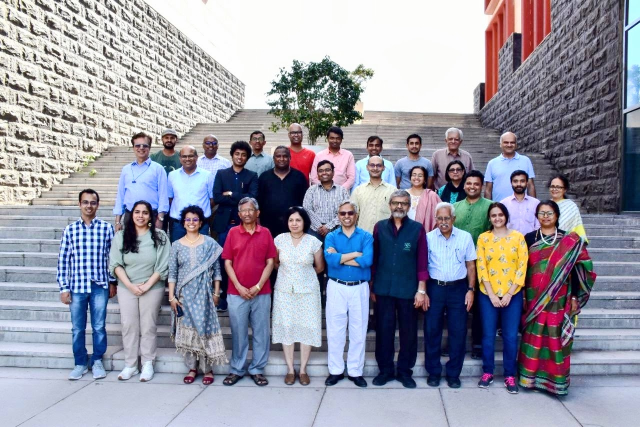
#> input picture 5_Plaksha_Faculty.jpg, 1280 x 854 px (shown at 1/2 size)
$ jupyter execute gitanjali_lab5.ipynb
#> lines starting #> are read from the running program, lines starting #| are printed output that depends on the picture; after the words box and inside, x2 and y2 are one past the last pixel; in counts of white or black regions, pixels touching at a corner belong together
#### Instructions
###### Follow the instructions given in comments prefixed with ## and write your code below that.
###### Also fill the partial code in given blanks.
###### Don't make any changes to the rest part of the codes

### Answer the questions given at the end of this notebook within your report.

### You would need to submit your GitHub repository link. Refer to the PDF document for the instructions and details.

[cell 1]
# [5 lines of commented-out code are left out]
import cv2
import numpy as np
import matplotlib.pyplot as plt
from sklearn.cluster import KMeans
from scipy.spatial import distance
from matplotlib.offsetbox import OffsetImage, AnnotationBbox

[cell 2]
## Reading the image plaksha_Faculty.jpg
im_plaksha = cv2.imread('5_Plaksha_Faculty.jpg')
#> im_plaksha is the input picture: shape (854, 1280, 3); mean B, G, R 162.4, 149, 149.2
## Convert the image to grayscale
im_g_plaksha = cv2.cvtColor(im_plaksha,cv2.COLOR_BGR2GRAY)
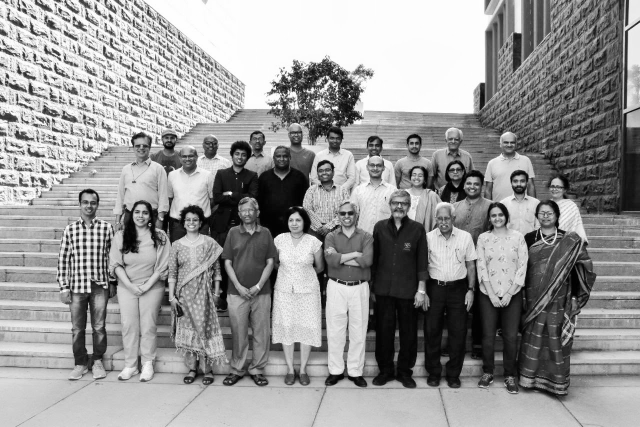
#> im_g_plaksha: shape (854, 1280) (shown at 1/2 size); min 0, max 255, mean 150.6

# Loading the required haar-cascade xml classifier file
face_cascade = cv2.CascadeClassifier(cv2.data.haarcascades + 'haarcascade_frontalface_default.xml')

# Applying the face detection method on the grayscale image.
## Change the parameters for better detection of faces in your case.
faces_rect = face_cascade.detectMultiScale(im_g_plaksha, 1.05, 4, minSize=(25,25), maxSize=(50,50))
#> faces_rect = 30 rows, first 6: [322, 263, 33, 33], [654, 265, 31, 31], [500, 266, 30, 30], [892, 267, 31, 31], [409, 277, 28, 28], [812, 274, 34, 34]

# Define the text and font parameters
text = "Detecting Face" ## The text you want to write
font = cv2.FONT_HERSHEY_SIMPLEX  ## Font type
font_scale = 1.5  ## Font scale factor
font_color = (0,0,255)  ## Text color in BGR format (here, it's red)
font_thickness = 200 ## Thickness of the text


# Iterating through rectangles of detected faces
for (x, y, w, h) in faces_rect:
    cv2.rectangle(im_plaksha, (x, y), (x+w, y+h), (0, 0, 255), 2)
    # Use cv2.putText to add the text to the image, Use text, font, font_scale, font_color, font_thickness here
    cv2.putText(im_plaksha,text,(50,50),font,font_scale,font_color,font_thickness)
#> this loop made 30 passes
#> (x, y, w, h) on passes 1 to 12: (322, 263, 33, 33), (654, 265, 31, 31), (500, 266, 30, 30), (892, 267, 31, 31), (409, 277, 28, 28), (812, 274, 34, 34), (464, 296, 33, 33), (632, 328, 34, 34), (819, 337, 33, 33), (570, 426, 39, 39), (576, 253, 32, 32), (1003, 273, 32, 32)
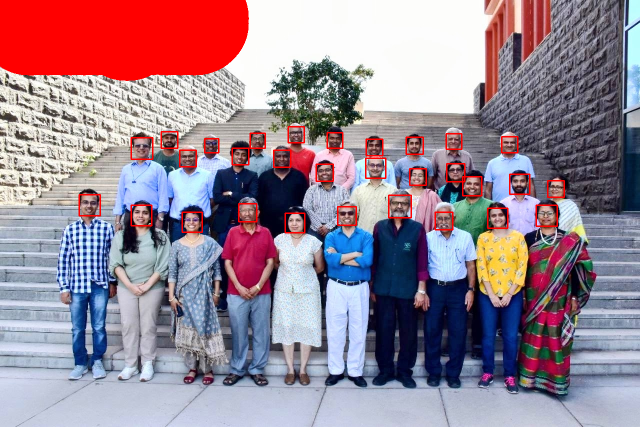
#> im_plaksha: shape (854, 1280, 3) (shown at 1/2 size); 7.82% of pixels changed, all inside (x1, y1, x2, y2) = (0, 0, 1130, 467)

## Display the image and window title should be "Total number of face detected are #"
cv2.imshow('plaksha',im_plaksha)
cv2.waitKey(0)
cv2.destroyAllWindows()

[cell 3]
from matplotlib.offsetbox import OffsetImage, AnnotationBbox
# Extract face region features (Hue and Saturation)
img_hsv = cv2.cvtColor(im_plaksha,cv2.COLOR_BGR2HSV) ## call the img and convert it from BGR to HSV and store in img_hsv
#> img_hsv: shape (854, 1280, 3); mean H, S, V 84.2, 86.5, 176.3
hue_saturation = []
face_images = []  # To store detected face images

for (x, y, w, h) in faces_rect:
    face = img_hsv[y:y + h, x:x + w]
    hue = np.mean(face[:, :, 0])
    saturation = np.mean(face[:, :, 1])
    hue_saturation.append((hue, saturation))
    face_images.append(face)
#> this loop made 30 passes
#> (x, y, w, h, hue, saturation) on passes 1 to 12: (322, 263, 33, 33, 59.29, 121.7), (654, 265, 31, 31, 50.4, 133.1), (500, 266, 30, 30, 34.12, 118.3), (892, 267, 31, 31, 81.31, 108.2), (409, 277, 28, 28, 108, 121.1), (812, 274, 34, 34, 62.79, 116.9), (464, 296, 33, 33, 42.56, 134.3), (632, 328, 34, 34, 81.22, 114.8), (819, 337, 33, 33, 36.69, 114.4), (570, 426, 39, 39, 55.81, 115.3), (576, 253, 32, 32, 78.22, 99.11), (1003, 273, 32, 32, 51.71, 106.9)
#> after the loop, face_images = 30 items; hue_saturation = 30 pairs, first value 23.14 to 120.8, second value 80.77 to 134.3

hue_saturation = np.array(hue_saturation)

## Perform k-Means clustering on hue_saturation and store in kmeans
kmeans = KMeans(n_clusters=2,random_state=42,n_init=25)
kmeans.fit(hue_saturation)
centroids = kmeans.cluster_centers_
labels = kmeans.labels_

# Create a figure and axis
fig, ax = plt.subplots(figsize=(12, 6))

# Plot the clustered faces with custom markers
for i, (x,y,w,h ) in enumerate(faces_rect):
    im = OffsetImage(cv2.cvtColor(cv2.resize(face_images[i], (20, 20)), cv2.COLOR_HSV2RGB))
    ab = AnnotationBbox(im, (hue_saturation[i, 0], hue_saturation[i, 1]), frameon=False, pad=0)
    ax.add_artist(ab)
    plt.plot(hue_saturation[i, 0], hue_saturation[i, 1])


## Put x label
plt.xlabel("Hue")
## Put y label
plt.ylabel('Saturation')
## Put title
plt.title('Feature-based Clustering into two classes using k-means')
## Put grid
plt.grid()
## show the plot
plt.show()
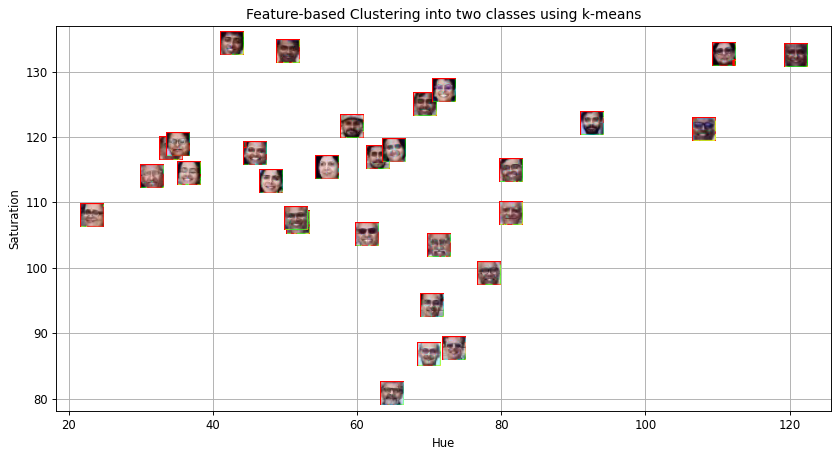
#> figure drawn by matplotlib, 1 panel

[cell 4]
# Create an empty list to store legend labels
legend_labels = []

# Create lists to store points for each cluster
cluster_0_points = []
cluster_1_points = []

# Your code for scatter plot goes here
fig, ax = plt.subplots(figsize=(12, 6))
for i, (x, y, w, h) in enumerate(faces_rect):
    if kmeans.labels_[i] == 0:
        cluster_0_points.append((hue_saturation[i, 0], hue_saturation[i, 1]))
    else:
        cluster_1_points.append((hue_saturation[i, 0], hue_saturation[i, 1]))
#> after the loop, cluster_0_points = [(59.29, 121.7), (50.4, 133.1), (34.12, 118.3), (62.79, 116.9), (42.56, 134.3), (36.69, 114.4), (55.81, 115.3), (51.71, 106.9), (45.8, 117.5), (23.14, 108), (31.55, 113.9), (48.03, 113.2), (51.53, 107.6), (61.3, 105.1), (65.06, 117.9), (35.11, 118.8)]; cluster_1_points = [(81.31, 108.2), (108, 121.1), (81.22, 114.8), (78.22, 99.11), (69.39, 125), (120.8, 132.5), (110.9, 132.6), (72, 127.1), (69.96, 86.68), (92.49, 122), (70.27, 94.28), (71.27, 103.4), (73.39, 87.63), (64.75, 80.77)]


cluster_0_points = np.array(cluster_0_points)
#> cluster_0_points = 16 rows, first 8: [59.29, 121.7], [50.4, 133.1], [34.12, 118.3], [62.79, 116.9], [42.56, 134.3], [36.69, 114.4], [55.81, 115.3], [51.71, 106.9]
# Plot points for cluster 0 in green
plt.scatter(cluster_0_points[:,0],cluster_0_points[:,1],color='g')


cluster_1_points = np.array(cluster_1_points)
#> cluster_1_points = 14 rows, first 8: [81.31, 108.2], [108, 121.1], [81.22, 114.8], [78.22, 99.11], [69.39, 125], [120.8, 132.5], [110.9, 132.6], [72, 127.1]
# Plot points for cluster 1 in blue
plt.scatter(cluster_1_points[:,0],cluster_1_points[:,1],color='b')

# Calculate and plot centroids
centroid_0 = kmeans.cluster_centers_[0]
centroid_1 = kmeans.cluster_centers_[1]

# Plot both the centroid for cluster 0 and cluster 1
plt.scatter(centroid_0[0], centroid_0[1], color='black', marker='x', s=200)
plt.scatter(centroid_1[0],centroid_1[1],color='black',marker = 'x')

plt.xlabel("Hue")
plt.ylabel("Saturation")
plt.title("K-Means Clustering in Hue-Saturation Space")
plt.legend(["Cluster 0", "Cluster 1"])
plt.grid(True)
plt.show()
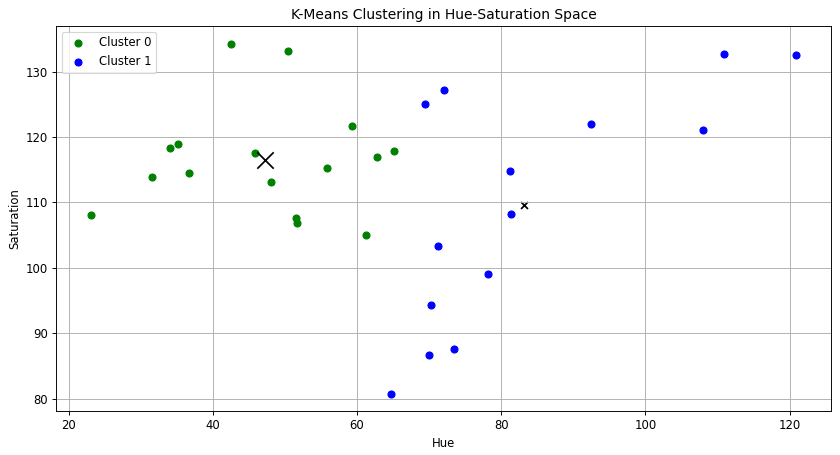
#> figure drawn by matplotlib, 1 panel
plt.show()

[cell 5]
## Read the class of the template image 'Dr_Shashi_Tharoor.jpg' using cv2 and store it in template_img
template_img = cv2.imread('5_Dr_Shashi_Tharoor.jpg')
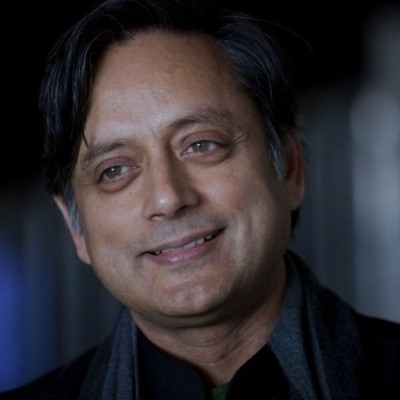
#> input picture 5_Dr_Shashi_Tharoor.jpg, 400 x 400 px
#> template_img is the input picture: shape (400, 400, 3); mean B, G, R 49.8, 45.4, 49.1
# Detect face  in the template image after converting it to gray and store it in template_faces
template_img_g = cv2.cvtColor(template_img,cv2.COLOR_BGR2GRAY)
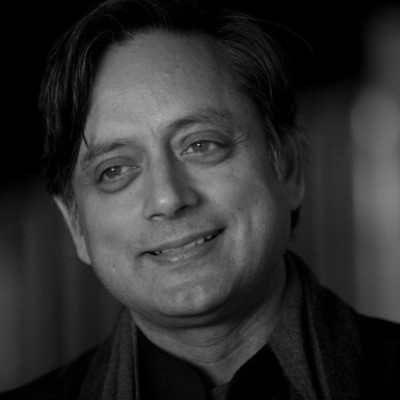
#> template_img_g: shape (400, 400); min 0, max 188, mean 47
face_cascade = cv2.CascadeClassifier(cv2.data.haarcascades + 'haarcascade_frontalface_default.xml')
template_faces = face_cascade.detectMultiScale(template_img_g, 1.1, 5, minSize=(30,30))
#> template_faces = [[43, 60, 252, 252]]

# Draw rectangles around the detected faces
for (x, y, w, h) in template_faces:
    cv2.rectangle(template_img, (x, y), (x + w, y + h), (0, 255, 0), 3)
#> this loop made 1 pass
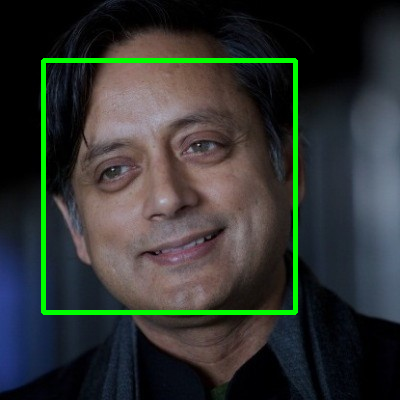
#> template_img: shape (400, 400, 3); 3.14% of pixels changed, all inside (x1, y1, x2, y2) = (41, 58, 298, 315)
cv2.imshow('Shashi Tharoor',template_img)
cv2.waitKey(0)
cv2.destroyAllWindows()

[cell 6]
# Convert the template image to HSV color space and store it in template_hsv
template_hsv = cv2.cvtColor(template_img, cv2.COLOR_BGR2HSV)
#> template_hsv: shape (400, 400, 3); mean H, S, V 66.8, 90.5, 64.6
# Extract hue and saturation features from the template image as we did it for detected faces.
template_hue = np.mean(template_hsv[:, :, 0])
#> template_hue = 66.77
template_saturation = np.mean(template_hsv[:, :, 1])
#> template_saturation = 90.5

# Predict the cluster label for the template image and store it in template_label
template_label = kmeans.predict([[template_hue, template_saturation]])[0]
#> template_label = 1

# Create a figure and axis for visualization
fig, ax = plt.subplots(figsize=(12, 6))

# Plot the clustered faces with custom markers (similar to previous code)
for i, (x, y, w, h) in enumerate(faces_rect):
    color = 'red' if kmeans.labels_[i] == 0 else 'blue'
    im = OffsetImage(cv2.cvtColor(cv2.resize(face_images[i], (20, 20)), cv2.COLOR_HSV2RGB))
    ab = AnnotationBbox(im, (hue_saturation[i, 0], hue_saturation[i, 1]), frameon=False, pad=0)
    ax.add_artist(ab)
    plt.plot(hue_saturation[i, 0], hue_saturation[i, 1], 'o', markersize=5, color=color)
#> this loop made 30 passes

# Plot the template image in the respective cluster
if template_label == 0:
    color = 'red'
else:
    color = 'blue'
im = OffsetImage(cv2.cvtColor(cv2.resize(template_img, (20, 20)), cv2.COLOR_BGR2RGB))
ab = AnnotationBbox(im, (template_hue, template_saturation), frameon=False, pad=0)
ax.add_artist(ab)

## Put x label
plt.xlabel("Hue")
## Put y label
plt.ylabel("Saturation")
## Put title
plt.title("Template Face in K-Means Clustering Space")
## Add grid
plt.grid(True)
## show plot
plt.show()

[cell 7]
# Create an empty list to store legend labels
legend_labels = []

# Create lists to store points for each cluster
cluster_0_points = []
cluster_1_points = []

# Your code for scatter plot goes here
fig, ax = plt.subplots(figsize=(12, 6))
for i, (x, y, w, h) in enumerate(faces_rect):
    if kmeans.labels_[i] == 0:
        cluster_0_points.append((hue_saturation[i, 0], hue_saturation[i, 1]))
    else:
        cluster_1_points.append((hue_saturation[i, 0], hue_saturation[i, 1]))
#> after the loop, cluster_0_points = [(59.29, 121.7), (50.4, 133.1), (34.12, 118.3), (62.79, 116.9), (42.56, 134.3), (36.69, 114.4), (55.81, 115.3), (51.71, 106.9), (45.8, 117.5), (23.14, 108), (31.55, 113.9), (48.03, 113.2), (51.53, 107.6), (61.3, 105.1), (65.06, 117.9), (35.11, 118.8)]; cluster_1_points = [(81.31, 108.2), (108, 121.1), (81.22, 114.8), (78.22, 99.11), (69.39, 125), (120.8, 132.5), (110.9, 132.6), (72, 127.1), (69.96, 86.68), (92.49, 122), (70.27, 94.28), (71.27, 103.4), (73.39, 87.63), (64.75, 80.77)]

# Plot points for cluster 0 in green
cluster_0_points = np.array(cluster_0_points)
#> cluster_0_points = 16 rows, first 8: [59.29, 121.7], [50.4, 133.1], [34.12, 118.3], [62.79, 116.9], [42.56, 134.3], [36.69, 114.4], [55.81, 115.3], [51.71, 106.9]
plt.scatter(cluster_0_points[:, 0], cluster_0_points[:, 1], c = 'green', label = 'Cluster 0')

# Plot points for cluster 1 in blue
cluster_1_points = np.array(cluster_1_points)
#> cluster_1_points = 14 rows, first 8: [81.31, 108.2], [108, 121.1], [81.22, 114.8], [78.22, 99.11], [69.39, 125], [120.8, 132.5], [110.9, 132.6], [72, 127.1]
plt.scatter(cluster_1_points[:, 0], cluster_1_points[:, 1], c = 'blue', label = 'Cluster 1')

# Calculate and plot centroids for both the clusters
centroid_0 = np.mean(cluster_0_points, axis=0)
#> centroid_0 = [47.18, 116.4]
centroid_1 = np.mean(cluster_1_points, axis=0)
#> centroid_1 = [83.14, 109.7]
plt.scatter(centroid_0[0], centroid_0[1], c = 'red', marker = 'X', label = 'Centroid 0') ## plot for centroid 0
plt.scatter(centroid_1[0], centroid_1[1], c = 'black', marker = 'X', label = 'Centroid 1')  ## plot for centroid 1
plt.plot(template_hue, template_saturation, marker='o', c= 'violet',markersize= 10, label=' Class ?' )

## Put x label
plt.xlabel("Hue")
## Put y label
plt.ylabel("Saturation")
## Put title
plt.title("Final Face Clustering with Template Classification")
## Add a legend
plt.legend()
## Add grid
plt.grid(True)
## show the plot
plt.show()
                                            ## End of the lab 5 ##
